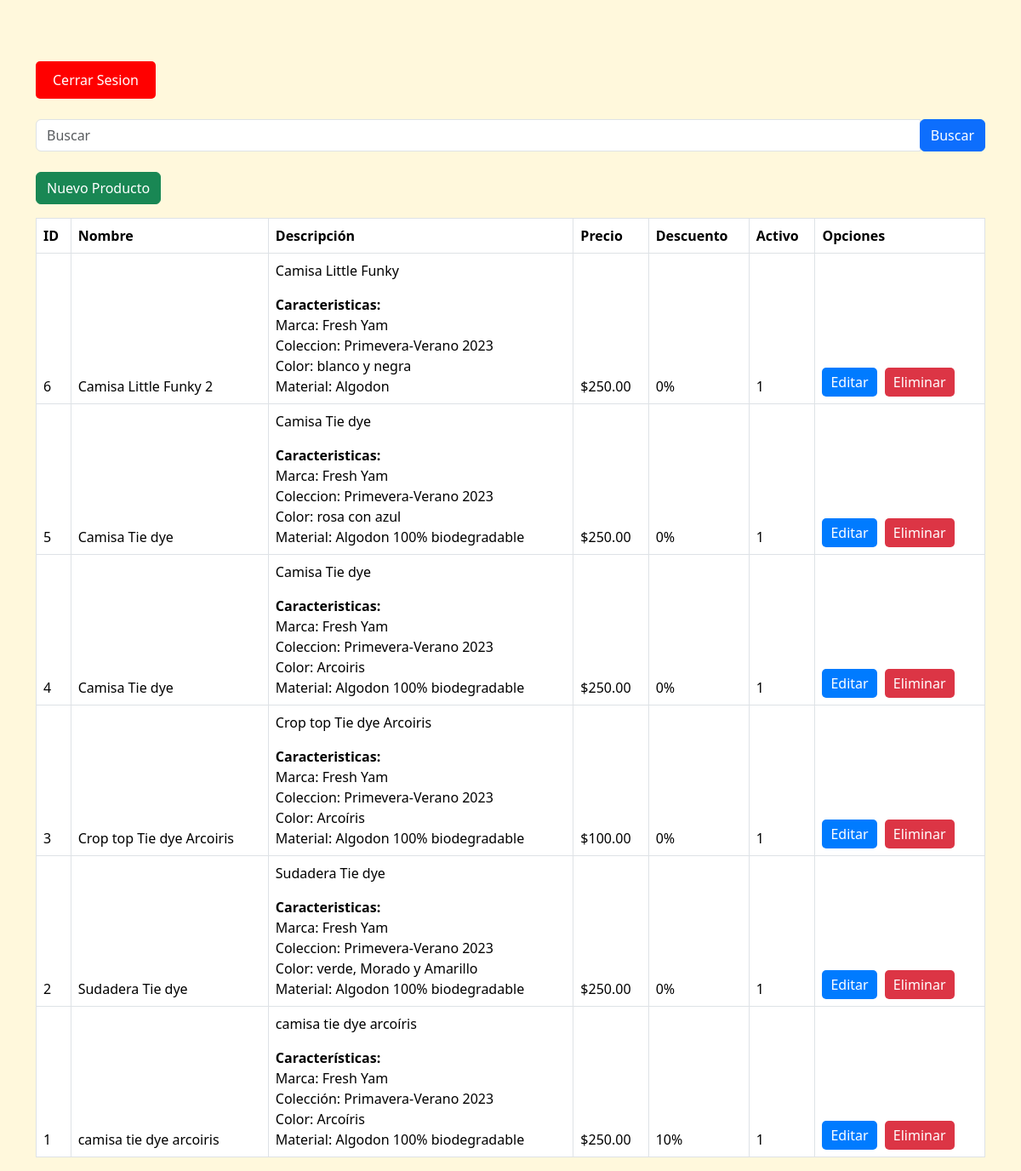
The app's page /indexprueba.php with its own data.
### tables this page shows
CREATE TABLE `productos` (
  `id` int(11) NOT NULL,
  `nombre` varchar(200) NOT NULL,
  `descripcion` text NOT NULL,
  `precio` decimal(10,2) NOT NULL,
  `descuento` tinyint(3) NOT NULL DEFAULT 0,
  `id_categoria` int(11) NOT NULL,
  `activo` int(11) NOT NULL
);

### indexprueba.php (the view, shortened to what this page needs)
<!DOCTYPE html>
<html lang="en">
<head>
    <link rel="stylesheet" href="node_modules/bootstrap/dist/css/bootstrap.min.css">
</head>
<body style="background-color: #fff8dc;">
    <br>
    <div class="container mt-5">
    <a class="btn cerrar-sesion" href="/index.php">Cerrar Sesion</a><br>
    <br>
    <form class="form-inline justify-content-center mb-3" action="consultar.php" method="post">
        <div class="input-group">
            <input type="text" class="form-control" name="buscar" placeholder="Buscar">
            <div class="input-group-append">
            <button type="submit" class="btn btn-primary ml-2">Buscar</button>
        </div>
        </div>
        <br>
        <a href="nuevo.php" class="btn btn-success ml-2">Nuevo Producto</a>
    </form>
    <div class="table-responsive">
        <table class="table table-hover table-bordered">
            <thead class="thead-dark">
                <tr>
                    <th>ID</th>
                    <th>Nombre</th>
                    <th>Descripción</th>
                    <th>Precio</th>
                    <th>Descuento</th>
                    <th>Activo</th>
                    <th>Opciones</th>
                </tr>
                <?php
                $cnx = mysqli_connect("localhost", "root", "", "tiendaonline");
                $sql = "SELECT id, nombre, descripcion, precio, descuento, activo FROM productos ORDER BY id desc";
                $rta = mysqli_query($cnx, $sql);
                while ($mostrar = mysqli_fetch_row($rta)){
                    ?>
                    <tr>
                    <td><?php echo $mostrar['0'] ?></td>
                    <td><?php echo $mostrar['1'] ?></td>
                    <td><?php echo $mostrar['2'] ?></td>
                    <td>$<?php echo $mostrar['3'] ?></td>
                    <td><?php echo $mostrar['4'] ?>%</td>
                    <td><?php echo $mostrar['5'] ?></td>
                    <td>
                    <a class="btn editar-btn" href="editar_producto.php?id=<?php echo $mostrar['0'] ?>">Editar</a>
                    <a class="btn eliminar-btn" href="eliminar.php?id=<?php echo $mostrar['0'] ?>">Eliminar</a>
                    </td>
                    </tr>
                    <?php
                }
                ?>
            </thead>
        </table>
    </div>
</div>
</body>
</html>

### indexprueba.php (style rules this page uses)
.editar-btn { background-color: #007bff; color: #fff; border: none; border-radius: 5px; padding: 5px 10px; margin-right: 5px; }
.eliminar-btn { background-color: #dc3545; color: #fff; border: none; border-radius: 5px; padding: 5px 10px; }
.cerrar-sesion { background-color: red; color: white; border: none; border-radius: 5px; padding: 10px 20px; font-size: 16px; cursor: pointer; }

### records on screen
productos: id "6", nombre "Camisa Little Funky 2", descripcion "Camisa Little Funky Caracteristicas: Marca: Fresh Yam Coleccion: Primevera-Verano 2023 Color: blanco y negra Material: Algodon", precio "250.00", descuento "0", activo "1"
productos: id "5", nombre "Camisa Tie dye", descripcion "Camisa Tie dye Caracteristicas: Marca: Fresh Yam Coleccion: Primevera-Verano 2023 Color: rosa con azul Material: Algodon 100% biodegradable", precio "250.00", descuento "0", activo "1"
productos: id "4", nombre "Camisa Tie dye", descripcion "Camisa Tie dye Caracteristicas: Marca: Fresh Yam Coleccion: Primevera-Verano 2023 Color: Arcoiris Material: Algodon 100% biodegradable", precio "250.00", descuento "0", activo "1"
productos: id "3", nombre "Crop top Tie dye Arcoiris", descripcion "Crop top Tie dye Arcoiris Caracteristicas: Marca: Fresh Yam Coleccion: Primevera-Verano 2023 Color: Arcoíris Material: Algodon 100% biodegradable", precio "100.00", descuento "0", activo "1"
productos: id "2", nombre "Sudadera Tie dye", descripcion "Sudadera Tie dye Caracteristicas: Marca: Fresh Yam Coleccion: Primevera-Verano 2023 Color: verde, Morado y Amarillo Material: Algodon 100% biodegradable", precio "250.00", descuento "0", activo "1"
productos: id "1", nombre "camisa tie dye arcoiris", descripcion "camisa tie dye arcoíris Características: Marca: Fresh Yam Colección: Primavera-Verano 2023 Color: Arcoíris Material: Algodon 100% biodegradable", precio "250.00", descuento "10", activo "1"
